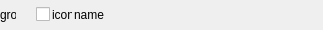
<?xml version="1.0" encoding="UTF-8"?>
<ui version="4.0">
 <class>SelectContactItemWidget</class>
 <widget class="QWidget" name="SelectContactItemWidget">
  <property name="geometry">
   <rect>
    <x>0</x>
    <y>0</y>
    <width>323</width>
    <height>30</height>
   </rect>
  </property>
  <property name="windowTitle">
   <string>SelectContactItemWidget</string>
  </property>
  <layout class="QHBoxLayout" name="horizontalLayout">
   <property name="spacing">
    <number>2</number>
   </property>
   <property name="margin">
    <number>0</number>
   </property>
   <item>
    <widget class="QLabel" name="labelGroup">
     <property name="minimumSize">
      <size>
       <width>16</width>
       <height>16</height>
      </size>
     </property>
     <property name="maximumSize">
      <size>
       <width>16</width>
       <height>16</height>
      </size>
     </property>
     <property name="text">
      <string>group</string>
     </property>
    </widget>
   </item>
   <item>
    <widget class="QLabel" name="labelLoading">
     <property name="minimumSize">
      <size>
       <width>16</width>
       <height>16</height>
      </size>
     </property>
     <property name="maximumSize">
      <size>
       <width>16</width>
       <height>16</height>
      </size>
     </property>
     <property name="text">
      <string/>
     </property>
    </widget>
   </item>
   <item>
    <widget class="SelectContactCheckBox" name="checkBox">
     <property name="text">
      <string/>
     </property>
    </widget>
   </item>
   <item>
    <widget class="QLabel" name="labelIcon">
     <property name="minimumSize">
      <size>
       <width>20</width>
       <height>20</height>
      </size>
     </property>
     <property name="maximumSize">
      <size>
       <width>20</width>
       <height>20</height>
      </size>
     </property>
     <property name="text">
      <string>icon</string>
     </property>
    </widget>
   </item>
   <item>
    <widget class="QLabel" name="labelName">
     <property name="text">
      <string>name</string>
     </property>
    </widget>
   </item>
   <item>
    <spacer name="horizontalSpacer">
     <property name="orientation">
      <enum>Qt::Horizontal</enum>
     </property>
     <property name="sizeHint" stdset="0">
      <size>
       <width>239</width>
       <height>20</height>
      </size>
     </property>
    </spacer>
   </item>
  </layout>
 </widget>
 <layoutdefault spacing="6" margin="11"/>
 <customwidgets>
  <customwidget>
   <class>SelectContactCheckBox</class>
   <extends>QCheckBox</extends>
   <header location="global">selectcontactitemwidget.h</header>
  </customwidget>
 </customwidgets>
 <resources/>
 <connections/>
</ui>
